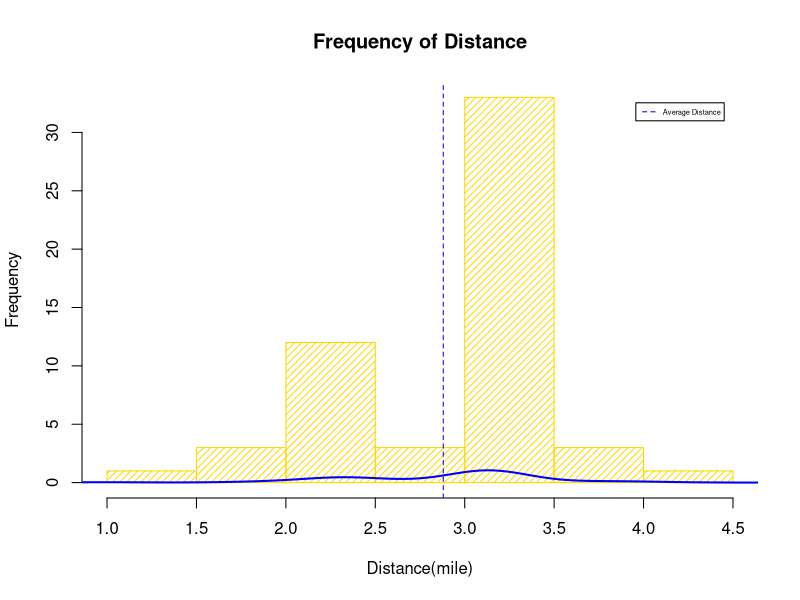
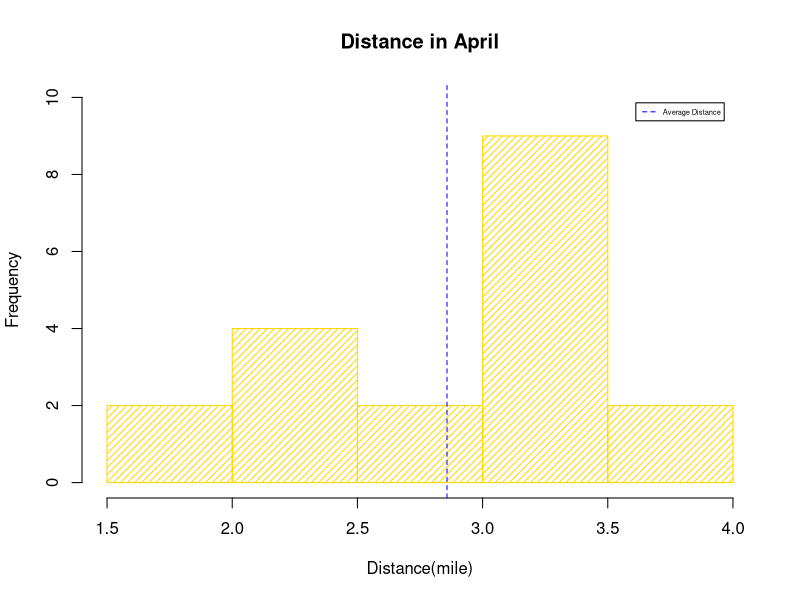
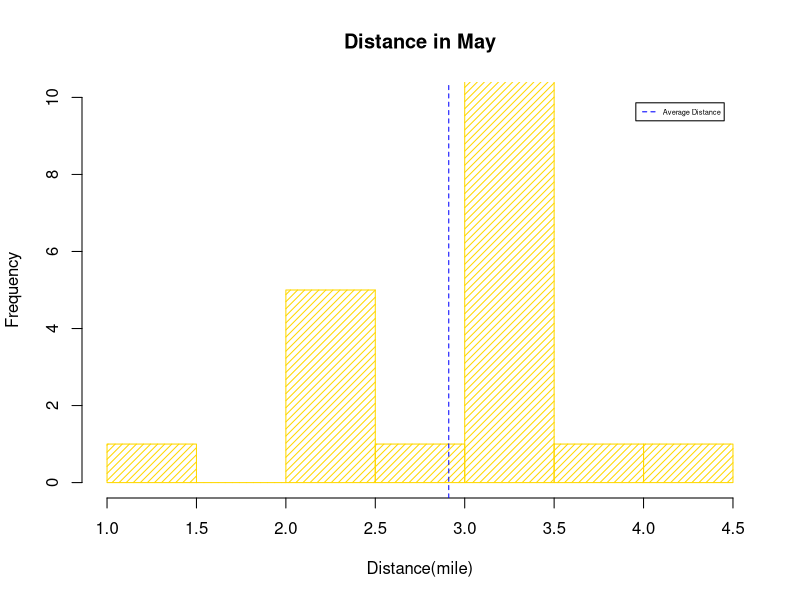
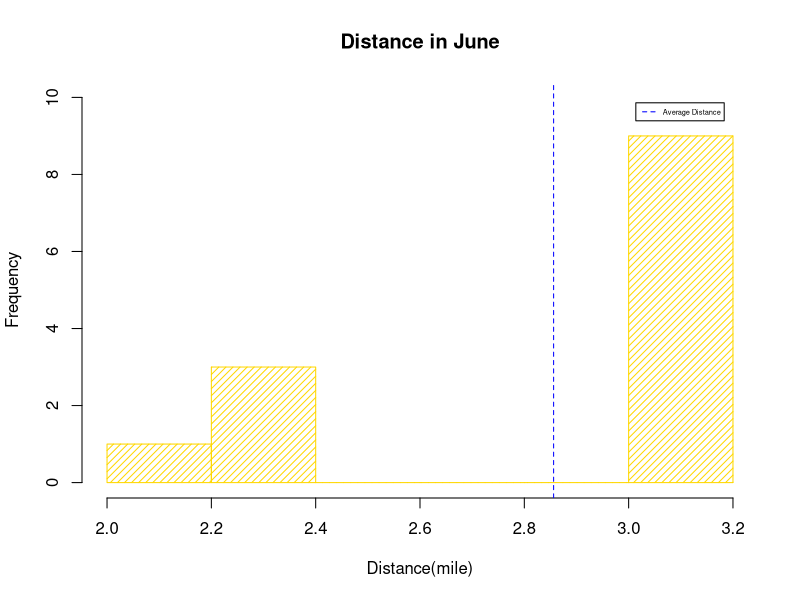

These figures' R source, in order:
## ---- chunk 1
workout<-read.csv("Workout.csv",header=TRUE)
head(workout)
str(workout)
## ---- chunk 2
as.numeric(workout$Distance)
times<-length(workout$Distance)
times
sum<-sum(workout$Distance)
sum
hist(workout$Distance,breaks=10,density=20,col="gold",main="Frequency of Distance",xlab="Distance(mile)")
average.dis<-sum/times
average.dis
lines(density(workout$Distance),lwd=2,col="blue")
abline(v=average.dis,lty=2,col="blue")
legend("topright", c("Average Distance"),col="blue",lty=2,inset=0.05,cex=0.45)

# constructing barplots for each month
by.month<-table(workout$Month)
by.month

april<-data.frame(workout$Month,workout$Distance)[1:19,]
april
average.april<-sum(april$workout.Distance)/19
average.april
hist(april$workout.Distance,breaks=5,density=20,col="gold",main="Distance in April",xlab="Distance(mile)",ylim=c(0,10))
abline(v=average.april,lty=2,col="blue")
legend("topright", c("Average Distance"),col="blue",lty=2,inset=0.05,cex=0.45)

may<-data.frame(workout$Month,workout$Distance)[20:43,]
may
average.may<-sum(may$workout.Distance)/24
average.may
hist(may$workout.Distance,breaks=5,density=20,col="gold",main="Distance in May",xlab="Distance(mile)",ylim=c(0,10))
abline(v=average.may,lty=2,col="blue")
legend("topright", c("Average Distance"),col="blue",lty=2,inset=0.05,cex=0.45)

june<-data.frame(workout$Month,workout$Distance)[44:56,]
june
average.june<-sum(june$workout.Distance)/13
average.june
hist(june$workout.Distance,breaks=5,density=20,col="gold",main="Distance in June",xlab="Distance(mile)",ylim=c(0,10))
abline(v=average.june,lty=2,col="blue")
legend("topright", c("Average Distance"),col="blue",lty=2,inset=0.05,cex=0.45)
